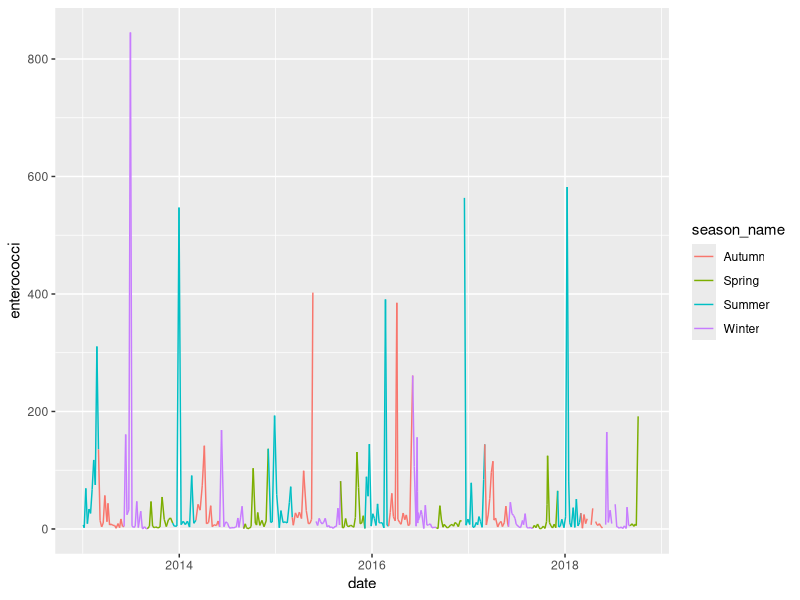
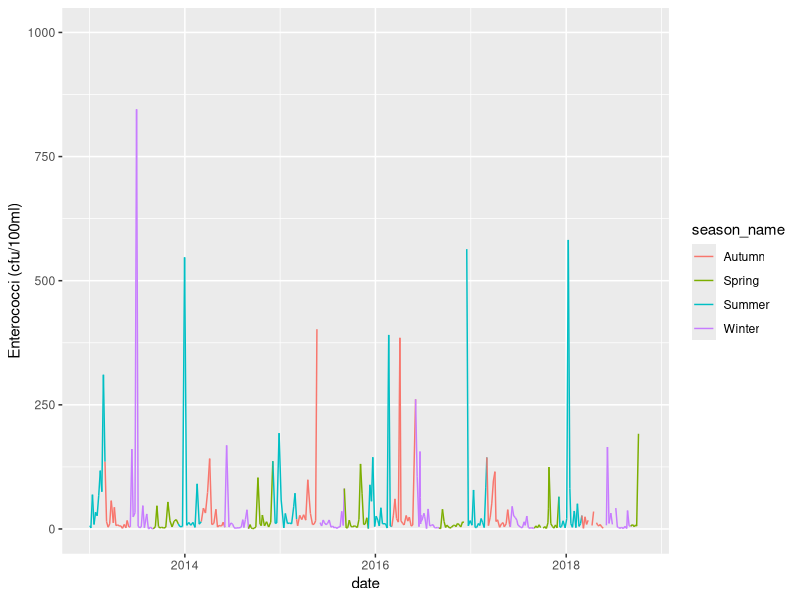
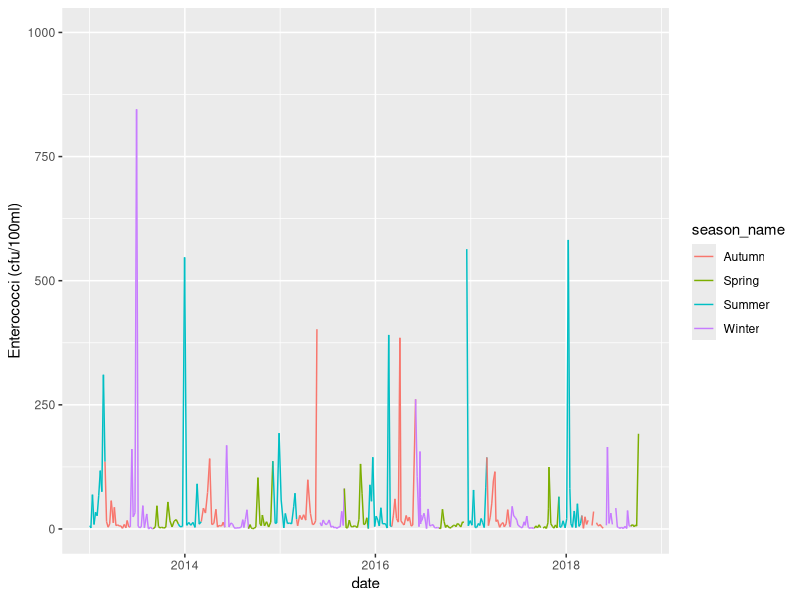
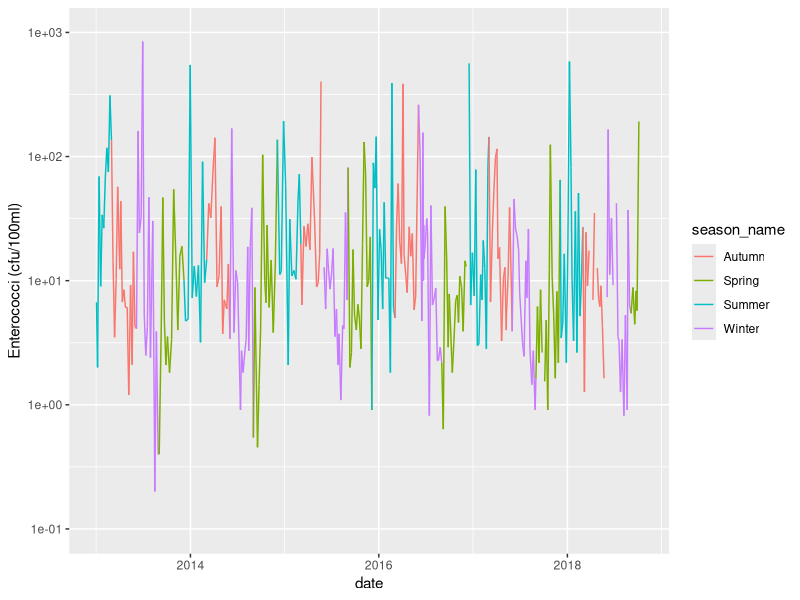
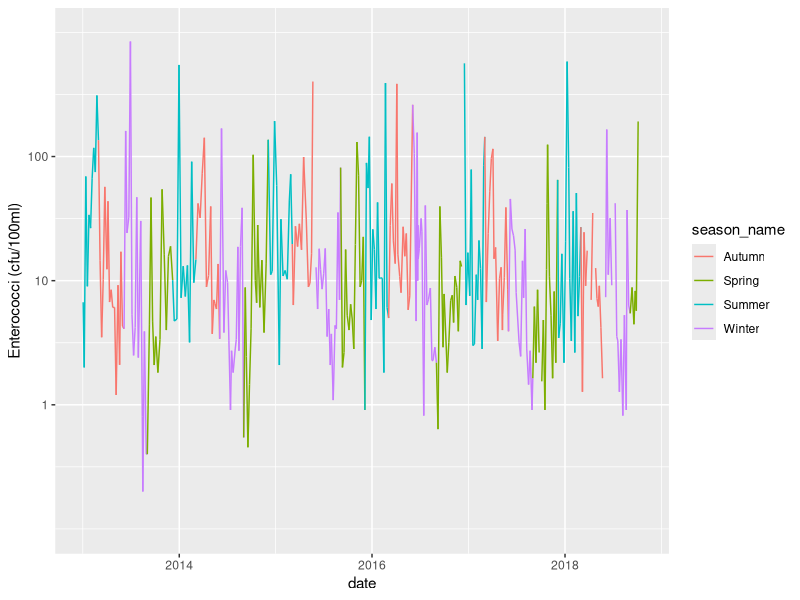
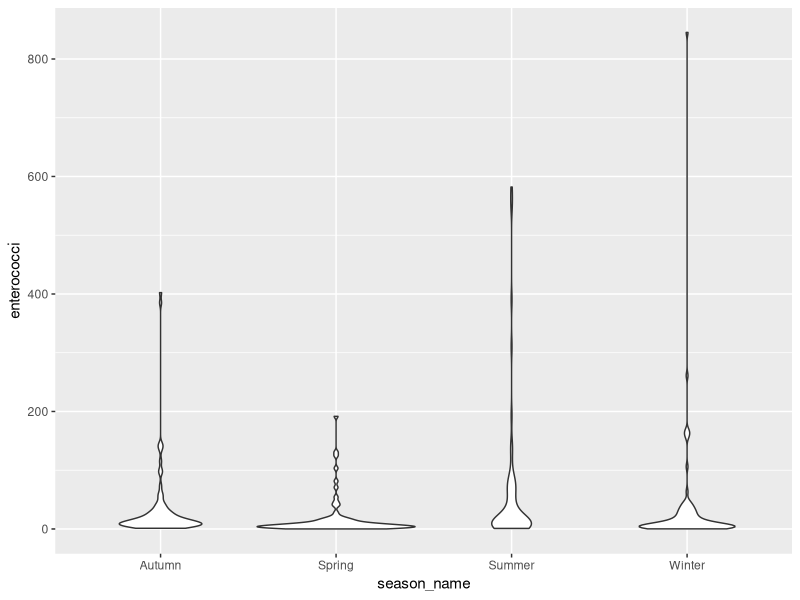
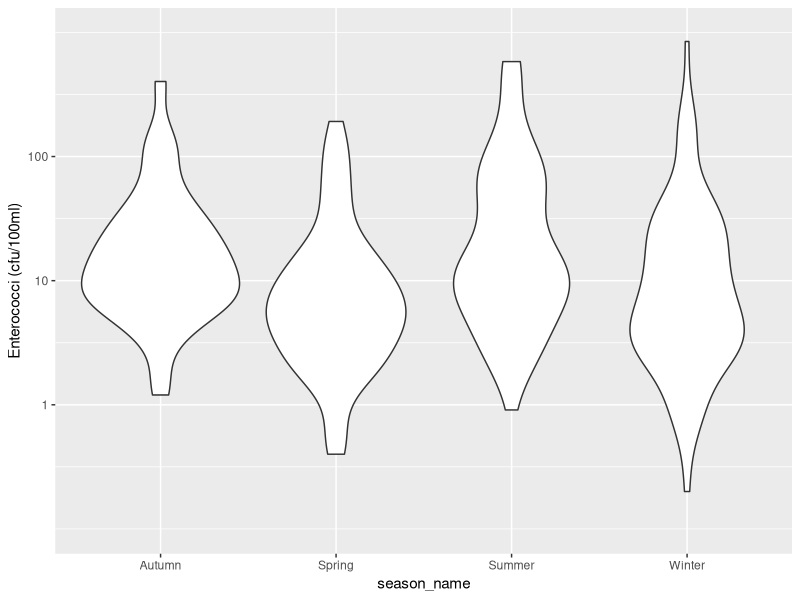
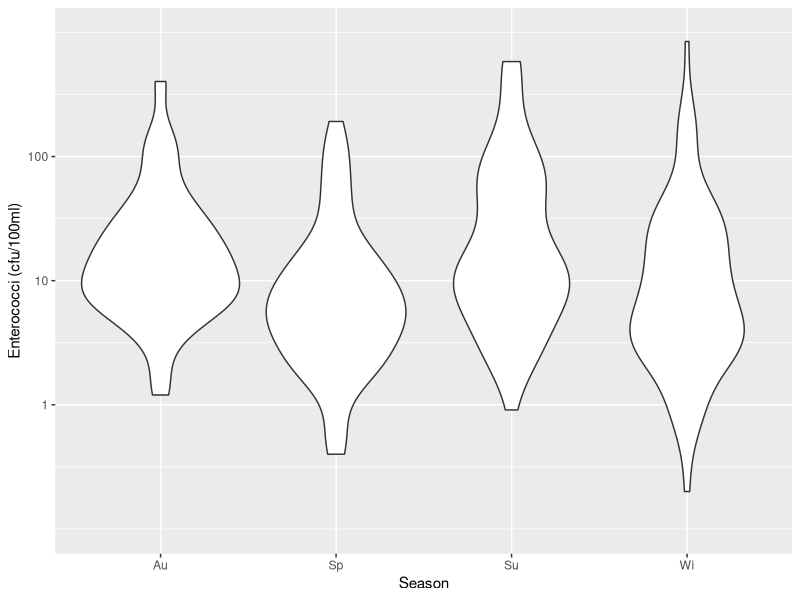

These figures' R source, in order:
library(tidyverse)
library(here)
beaches <- read_csv(here("data","sydneybeaches3.csv"))

# Start with this plot
a <- ggplot(
  data = beaches,
  mapping = aes(
    x = date,
    y = enterococci,
    colour = season_name,
    group = 1
    )
  ) +
  geom_line()


# Let's modify the y-axis scale. One way we could
# to it is like this:
a1 <- a +
  ylab("Enterococci (cfu/100ml)") +
  ylim(.1, 1000)

# Notice though that this is identical. The ylab
# and ylim functions are just convenient wrappers
# that motify a scale. When you have to do lots of
# things to a scale it's often easier just to do this:
a2 <- a +
  scale_y_continuous(
    name = "Enterococci (cfu/100ml)",
    limits = c(.1, 1000)
  )


# That looks a bit hard to read. We could try a square
# root transformation to bring it back to a visually
# interpretable range. There are several built-in options
# that you can specify with a character vector (see
# function docs for a listing)
a3 <- a +
  scale_y_continuous(
    name = "Enterococci (cfu/100ml)",
    limits = c(.1, 1000),
    trans = "log10"
  )

# The scales package includes a variety of functions that
# you can use to specify a transformation. I won't cover
# those here.

# We can also change where the tick marks appear
a4 <- a +
  scale_y_continuous(
    name = "Enterococci (cfu/100ml)",
    trans = "log10",
    breaks = c(1, 10, 100),
    limits = c(.1, 1000)
  )

# Again, the scales package can be your friend here.
# It has tools for formatting the labels (e.g.,
# using commas, dollar signs, avoiding scientific
# notation etc). I won't cover that here though.



# Start with this plot
b <- ggplot(
  data = beaches,
  mapping = aes(
    x = season_name,
    y = enterococci)
  ) +
  geom_violin()

# Again, let's transform the y-axis scale:

c <- b +
  scale_y_continuous(
    name = "Enterococci (cfu/100ml)",
    trans = "log10",
    breaks = c(1, 10, 100),
    limits = c(.1, 1000)
  )

# Compare the violin plots in b and c

# The x-axis in plot c is a discrete scale. We
# can modify the labels it uses manually, though
# that's not amazingly helpful here
c1 <- c +
  scale_x_discrete(
    name = "Season",
    labels = c(
      "Summer" = "Su",
      "Autumn" = "Au",
      "Winter" = "Wi",
      "Spring" = "Sp"
    )
  )

# A better example is this. First here's
# the base plot
d <- ggplot(
  data = beaches,
  mapping = aes(
    x = reorder(month_name, month),
    y = enterococci)
  ) +
  geom_violin() +
  scale_y_continuous(
    name = "Enterococci (cfu/100ml)",
    trans = "log10",
    breaks = c(1, 10, 100),
    limits = c(.1, 1000)
  )

# Depending on how much room you have, you
# might want to shorten the month names. To do that
# we specify a labeller function that takes the original
# label as input and returns the new label:
d1 <- d +
  scale_x_discrete(
    name = "Month",
    labels = abbreviate)

# If you don't like base::abbreviate, you can always
# write your own :-)
threeletter <- function(string) {
  stringr::str_trunc(string, width = 3, ellipsis = "")
}

d2 <- d +
  scale_x_discrete(
    name = "Month",
    labels = threeletter)
